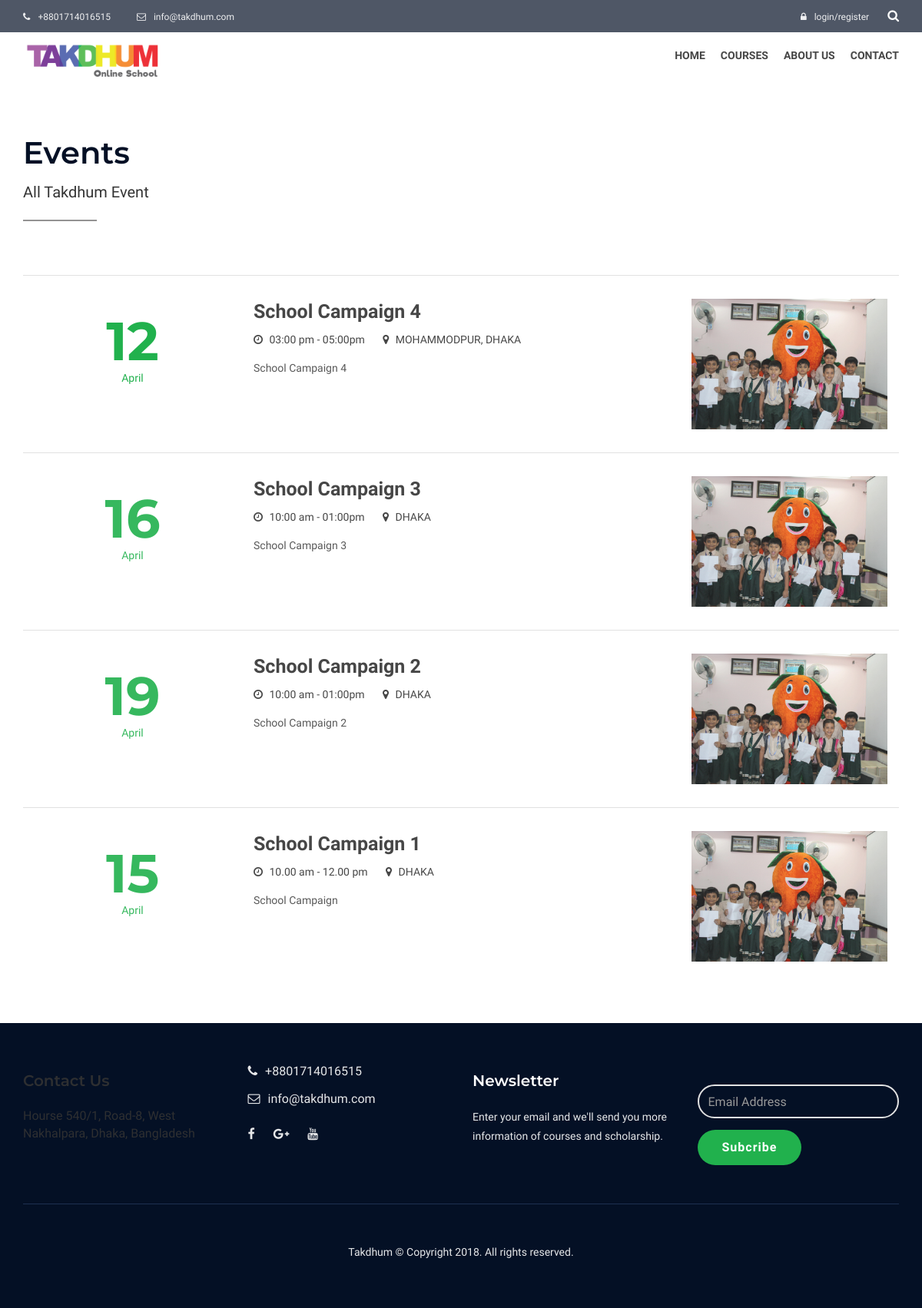
Page /events_list on the committed database.
### web/models.py (models this page shows, shortened)
class Basic_info(models.Model):
    name = models.CharField(max_length=100)
    slogan = models.CharField(max_length=200)
    logo = models.ImageField(upload_to='About us')
    phone_1 = models.CharField(max_length=15)
    phone_2 = models.CharField(max_length=15, null=True, blank=True)
    email = models.EmailField()
    office_address = models.TextField()
    promo_video = models.URLField(blank=True, null=True)
    google_map_link = models.URLField(null=True, blank=True)
    facebook_link = models.URLField(null=True, blank=True)
    google_plus_link = models.URLField(null=True, blank=True)
    youtube_link = models.URLField(null=True, blank=True)

class Event(models.Model):
    title = models.CharField(max_length=200)
    description = models.TextField()
    date = models.CharField(max_length=3)
    month = models.CharField(max_length=10)
    start_and_end_time = models.CharField(max_length=100)
    location = models.CharField(max_length=100)
    image = models.ImageField(upload_to='Events')
    gallery_image1 = models.FileField(blank=True, null=True, upload_to='Gallery/events')
    gallery_image2 = models.FileField(blank=True, null=True, upload_to='Gallery/events')
    gallery_image3 = models.FileField(blank=True, null=True, upload_to='Gallery/events')
    gallery_image4 = models.FileField(blank=True, null=True, upload_to='Gallery/events')
    gallery_image5 = models.FileField(blank=True, null=True, upload_to='Gallery/events')
    gallery_image6 = models.FileField(blank=True, null=True, upload_to='Gallery/events')
    gallery_image7 = models.FileField(blank=True, null=True, upload_to='Gallery/events')
    gallery_image8 = models.FileField(blank=True, null=True, upload_to='Gallery/events')
    gallery_image9 = models.FileField(blank=True, null=True, upload_to='Gallery/events')
    gallery_image10 = models.FileField(blank=True, null=True, upload_to='Gallery/events')
    gallery_image11 = models.FileField(blank=True, null=True, upload_to='Gallery/events')
    gallery_image12 = models.FileField(blank=True, null=True, upload_to='Gallery/events')
    upload_time = models.DateTimeField(auto_now=False, auto_now_add=True)
    update_time = models.DateTimeField(auto_now=True, auto_now_add=False)

### web/views.py (the view)
# urls.py: path('events_list', views.EventListView.as_view(), name='event_list'),
class EventListView(generic.ListView):
    template_name = 'takdhum/event_list.html'
    context_object_name = 'events'
    def get_queryset(self):
        return Event.objects.all().order_by('-upload_time')
    def get_context_data(self, **kwargs):
        context = super(EventListView, self).get_context_data(**kwargs)
        context['info'] = Basic_info.objects.first()
        context['categories'] = CourseCategory.objects.all()
        return context

### web/templates/takdhum/event_list.html (shortened to what this page needs)
{% extends 'takdhum/html/base.html' %}
{% load staticfiles %}
{% block body %}
<section class="uv-event">
    <div class="container">
        <div class="row section-separator">
            <div class="section-title col-xs-12 wow fadeIn" data-wow-delay="0.2s">
                <h2>Events</h2>
                <span>All Takdhum Event</span>
                <hr class="uv-hr">
            </div>
            <div class="uv-each-events col-xs-12">
                <ul>
                    {% for event in events %}
                    <li class="wow fadeInUp" data-wow-delay="0.2s">
                        <div class="col-sm-3">
                            <div class="uv-event-date">
                                <h3> {{ event.date }} </h3>
                                <span>{{ event.month }}</span>
                            </div>
                        </div>
                        <div class="col-sm-6">
                            <div class="uv-event-content">
                                <a href="{% url 'single_event_page' event_id=event.id %}"><h4>{{ event.title }}</h4>
                                    <div class="schedule">
                                        <span class="uv-event-time"><i class="fa fa-clock-o main-color"></i> {{ event.start_and_end_time }}</span>
                                        <span class="uv-event-place"><i class="fa fa-map-marker main-color"></i> {{ event.location }}</span>
                                    </div>
                                    <p>{{ event.description|truncatewords:25 }}</p>
                            </div>
                        </div>
                        <div class="col-sm-3">
                            <img src="{{ event.image.url }}" alt="{{ event.title }}" class="img-responsive">
                        </div>
                    </li>
                    {% endfor %}
                </ul>
            </div>
        </div>
    </div>
</section>
{% endblock %}

### web/templates/takdhum/html/header.html (shortened to what this page needs)
{% load staticfiles %}
<header class="xt-header">
    <div class="xt-header-top">
        <div class="container">
            <div class="row">
                <div class="col-sm-6 uv-header-contact">
                    {% if info.phone_1 %}
                        <a href="#"> <i class="fa fa-phone"></i>{{ info.phone_1 }}</a>
                    {% else %}
                        <a href="#"> <i class="fa fa-phone"></i>+8801714016515</a>
                    {% endif %}
                    {% if info.email %}
                        <a href="#"> <i class="fa fa-envelope-o"></i>{{ info.email }}</a>
                    {% else %}
                        <a href="#"> <i class="fa fa-envelope-o"></i>info@takdhum.com</a>
                    {% endif %}
                </div>
                <div class="col-sm-6 uv-header-user">
                    {% if not request.user.is_authenticated %}
                        <a href="{% url 'get_login' %}"><i class="fa fa-lock"></i>login/register</a>
                    {% else %}
                        <a href="{% url 'my_course' user=request.user %}"><i class="fa fa-book"></i>Resume course</a>
                    {% endif %}
                    <div class="xt-header-search">
                        <div id="besocial-header-right" class="">
                            <i class="fa fa-search"></i>
                        </div>
                    </div>
                </div>
            </div>
        </div>
    </div>
    <div class="xt-main-nav">
        <nav class="navbar nav-scroll home-1">
            <div class="container">
                <div class="row">
                    <div class="col-sm-4">
                        <div class="uv-logo">
                            {% if info.logo.url %}
                                <a href="{% url 'index' %}">
                                    <img src="{{ info.logo.url }}" alt="" class="img-responsive">
                                </a>
                            {% else %}
                                <a href="{% url 'index' %}">
                                    <img src="{% static 'takdhum/assets/images/univ-logo.png' %}" alt=""
                                         class="img-responsive">
                                </a>
                            {% endif %}
                        </div>
                    </div>
                    <div class="col-sm-8 pull-right">
                        <div class="collapse navbar-collapse" id="js-navbar-menu">
                            <ul class="nav navbar-nav ep-mobile-menu" id="navbar-nav">
                                <li><a href="{% url 'index' %}">Home</a></li>
                                <li class="dropdown xt-drop-nav">
                                    {% if categories %}
                                        <a href="#" class="dropdown-toggle" data-toggle="dropdown" data-hover="dropdown"
                                           data-animations="fadeInDown fadeInDown fadeInDown">
                                            Courses
                                        </a>
                                    {% else %}
                                        <li><a href="{% url 'all_course' %}">Courses</a></li>
                                    {% endif %}
                                </li>
                                <li><a href="{% url 'about_page' %}">About Us</a></li>
                                <li><a href="{% url 'contact_page' %}">Contact</a></li>
                            </ul>
                        </div>
                    </div>
                </div>
            </div>
        </nav>
    </div>
</header>

### web/templates/takdhum/html/footer.html (shortened to what this page needs)
{% load staticfiles %}
<footer class="uv-footer footer-bg section-separator">
    <div class="container">
        <div class="row">
            <div class="col-md-3 col-sm-6 wow fadeInUp" data-wow-delay="0.2s">
                <div class="footer-item">
                    <h6>Contact Us</h6>
                    {% if info.office_address %}
                        <address>{{ info.office_address }}</address>
                    {% else %}
                        <address>Hourse 540/1, Road-8, West Nakhalpara, Dhaka, Bangladesh</address>
                    {% endif %}
                </div>
            </div>
            <div class="col-md-3 col-sm-6 wow fadeInUp" data-wow-delay="0.4s">
                <div class="footer-item uv-program">
                    <ul>
                        {% if info.phone_1 %}
                            <li><a href="#"><i class="fa fa-phone"></i>{{ info.phone_1 }}</a></li>
                            <li><a href="#"><i class="fa fa-envelope-o"></i>{{ info.email }}</a></li>
                        {% else %}
                            <li><a href="#"><i class="fa fa-phone"></i>+8801714016515</a></li>
                            <li><a href="#"><i class="fa fa-envelope-o"></i>info@takdhum.com</a></li>
                        {% endif %}
                    </ul>
                    <ul class="social">
                        <li><a href="{{ info.facebook_link }}" target="_blank"><i class="fa fa-facebook"></i></a></li>
                        <li><a href="{{ info.google_plus_link }}" target="_blank"><i class="fa fa-google-plus"></i></a>
                        </li>
                        <li><a href="{{ info.youtube_link }}" target="_blank"><i class="fa fa-youtube"></i></a></li>
                    </ul>
                </div>
            </div>
            <div class="col-md-3 col-sm-6 wow fadeInUp" data-wow-delay="0.6s">
                <div class="footer-item">
                    <h6>Newsletter</h6>
                    <p>Enter your email and we'll send you more information of courses and scholarship.</p>
                </div>
            </div>
            <div class="col-md-3 col-sm-6 wow fadeInUp" data-wow-delay="0.8s">
                <div class="footer-item">
                    <form class="uv-form footer-form" method="post" action="{% url 'subcriber' %}">
                        <div class="form-group relative">
                            <div class="relative">
                                <input type="text" class="form-control" name="subcriber_email" id="id_subcriber_email"
                                       placeholder="Email Address" required>
                            </div>
                        </div>
                        <div class="footer-subs-btn">
                            <button type="submit" class="btn btn-base" value="subscribe">Subcribe</button>
                        </div>
                    </form>
                </div>
            </div>
        </div>
        <hr class="f-hr">
        <div class="row">
            <div class="uv-copyright center wow fadeInUp" data-wow-delay="0.5s">
                <p>Takdhum © Copyright 2018. All rights reserved.
                </p>
            </div>
        </div>
    </div>
</footer>

### static/takdhum/assets/less/responsive.css (style rules this page uses)
@media only screen and (max-width: 1200px) { .section-separator { padding: 50px 0; } }
@media only screen and (max-width: 1200px) { .navbar li { padding: 0 10px; } }
@media only screen and (max-width: 1200px) { .section-title { margin-bottom: 50px; } }

### rows in the picture
Basic_info: phone_1 "+8801714016515", email "info@takdhum.com", logo (picture), office_address "Hourse 540/1, Road-8, West Nakhalpara, Dhaka, Bangladesh"
Event: date "12", month "April", title "School Campaign 4", start_and_end_time "03:00 pm - 05:00pm", location "MOHAMMODPUR, DHAKA", description "School Campaign 4", image (picture)
Event: date "16", month "April", title "School Campaign 3", start_and_end_time "10:00 am - 01:00pm", location "DHAKA", description "School Campaign 3", image (picture)
Event: date "19", month "April", title "School Campaign 2", start_and_end_time "10:00 am - 01:00pm", location "DHAKA", description "School Campaign 2", image (picture)
Event: date "15", month "April", title "School Campaign 1", start_and_end_time "10.00 am - 12.00 pm", location "DHAKA", description "School Campaign", image (picture)
